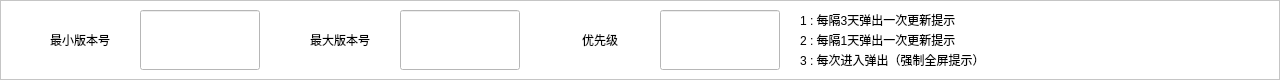
<?xml version="1.0" encoding="UTF-8"?>
<ui version="4.0">
 <class>Form</class>
 <widget class="QWidget" name="Form">
  <property name="geometry">
   <rect>
    <x>0</x>
    <y>0</y>
    <width>1280</width>
    <height>80</height>
   </rect>
  </property>
  <property name="windowTitle">
   <string>Form</string>
  </property>
  <widget class="QFrame" name="frame">
   <property name="geometry">
    <rect>
     <x>0</x>
     <y>0</y>
     <width>1280</width>
     <height>80</height>
    </rect>
   </property>
   <property name="minimumSize">
    <size>
     <width>0</width>
     <height>80</height>
    </size>
   </property>
   <property name="maximumSize">
    <size>
     <width>16777215</width>
     <height>120</height>
    </size>
   </property>
   <property name="styleSheet">
    <string notr="true">background-color: rgb(255, 255, 255);</string>
   </property>
   <property name="frameShape">
    <enum>QFrame::StyledPanel</enum>
   </property>
   <property name="frameShadow">
    <enum>QFrame::Raised</enum>
   </property>
   <widget class="QLabel" name="label_1">
    <property name="geometry">
     <rect>
      <x>20</x>
      <y>10</y>
      <width>120</width>
      <height>60</height>
     </rect>
    </property>
    <property name="styleSheet">
     <string notr="true">font: 14pt &quot;微软雅黑&quot;;</string>
    </property>
    <property name="text">
     <string>最小版本号</string>
    </property>
    <property name="alignment">
     <set>Qt::AlignCenter</set>
    </property>
   </widget>
   <widget class="QLineEdit" name="min_version">
    <property name="geometry">
     <rect>
      <x>140</x>
      <y>10</y>
      <width>120</width>
      <height>60</height>
     </rect>
    </property>
    <property name="styleSheet">
     <string notr="true">font: 18pt &quot;微软雅黑&quot;;
color: rgb(57, 61, 255);</string>
    </property>
    <property name="alignment">
     <set>Qt::AlignCenter</set>
    </property>
   </widget>
   <widget class="QLabel" name="label_2">
    <property name="geometry">
     <rect>
      <x>280</x>
      <y>10</y>
      <width>120</width>
      <height>60</height>
     </rect>
    </property>
    <property name="styleSheet">
     <string notr="true">font: 14pt &quot;微软雅黑&quot;;</string>
    </property>
    <property name="text">
     <string>最大版本号</string>
    </property>
    <property name="alignment">
     <set>Qt::AlignCenter</set>
    </property>
   </widget>
   <widget class="QLineEdit" name="max_version">
    <property name="geometry">
     <rect>
      <x>400</x>
      <y>10</y>
      <width>120</width>
      <height>60</height>
     </rect>
    </property>
    <property name="styleSheet">
     <string notr="true">font: 18pt &quot;微软雅黑&quot;;
color: rgb(57, 61, 255);</string>
    </property>
    <property name="alignment">
     <set>Qt::AlignCenter</set>
    </property>
   </widget>
   <widget class="QLabel" name="label_3">
    <property name="geometry">
     <rect>
      <x>540</x>
      <y>10</y>
      <width>120</width>
      <height>60</height>
     </rect>
    </property>
    <property name="styleSheet">
     <string notr="true">font: 14pt &quot;微软雅黑&quot;;</string>
    </property>
    <property name="text">
     <string>优先级</string>
    </property>
    <property name="alignment">
     <set>Qt::AlignCenter</set>
    </property>
   </widget>
   <widget class="QLineEdit" name="priority">
    <property name="geometry">
     <rect>
      <x>660</x>
      <y>10</y>
      <width>120</width>
      <height>60</height>
     </rect>
    </property>
    <property name="styleSheet">
     <string notr="true">font: 18pt &quot;微软雅黑&quot;;
color: rgb(57, 61, 255);</string>
    </property>
    <property name="alignment">
     <set>Qt::AlignCenter</set>
    </property>
   </widget>
   <widget class="QLabel" name="label_4">
    <property name="geometry">
     <rect>
      <x>800</x>
      <y>10</y>
      <width>360</width>
      <height>20</height>
     </rect>
    </property>
    <property name="styleSheet">
     <string notr="true">font: 12pt &quot;微软雅黑&quot;;</string>
    </property>
    <property name="text">
     <string>1 : 每隔3天弹出一次更新提示</string>
    </property>
    <property name="alignment">
     <set>Qt::AlignLeading|Qt::AlignLeft|Qt::AlignVCenter</set>
    </property>
   </widget>
   <widget class="QLabel" name="label_5">
    <property name="geometry">
     <rect>
      <x>800</x>
      <y>30</y>
      <width>360</width>
      <height>20</height>
     </rect>
    </property>
    <property name="styleSheet">
     <string notr="true">font: 12pt &quot;微软雅黑&quot;;</string>
    </property>
    <property name="text">
     <string>2 : 每隔1天弹出一次更新提示</string>
    </property>
    <property name="alignment">
     <set>Qt::AlignLeading|Qt::AlignLeft|Qt::AlignVCenter</set>
    </property>
   </widget>
   <widget class="QLabel" name="label_6">
    <property name="geometry">
     <rect>
      <x>800</x>
      <y>50</y>
      <width>360</width>
      <height>20</height>
     </rect>
    </property>
    <property name="styleSheet">
     <string notr="true">font: 12pt &quot;微软雅黑&quot;;</string>
    </property>
    <property name="text">
     <string>3 : 每次进入弹出（强制全屏提示）</string>
    </property>
    <property name="alignment">
     <set>Qt::AlignLeading|Qt::AlignLeft|Qt::AlignVCenter</set>
    </property>
   </widget>
  </widget>
 </widget>
 <resources/>
 <connections/>
</ui>
